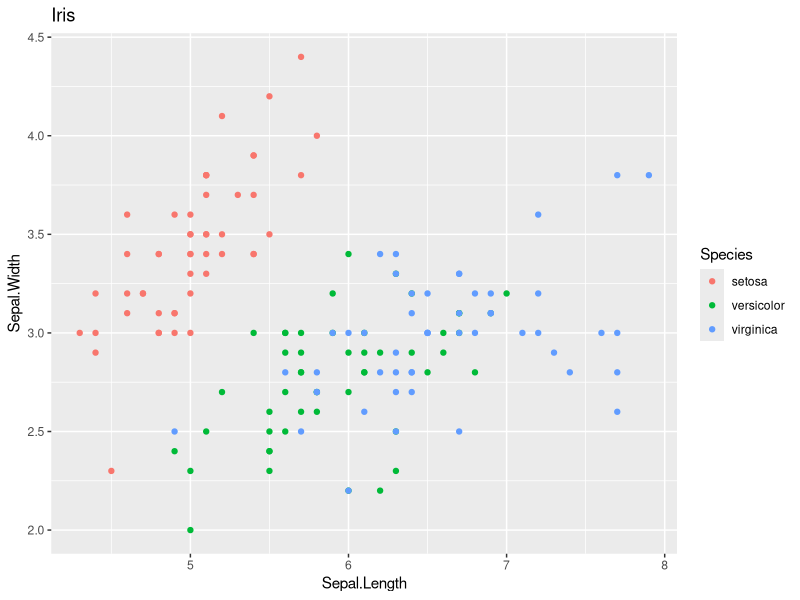
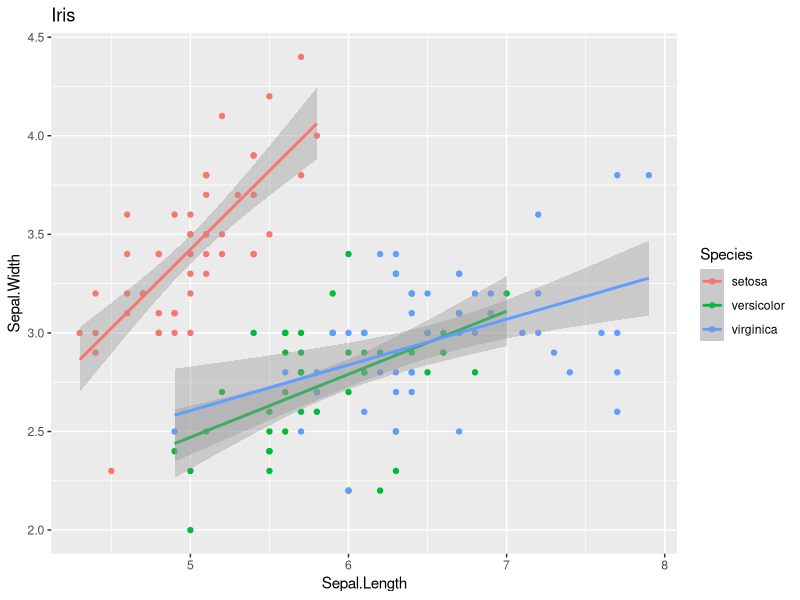
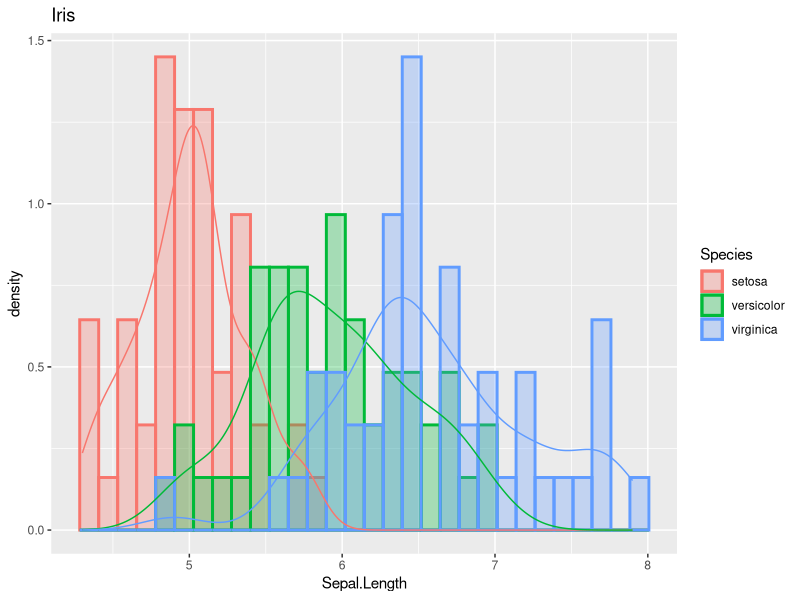
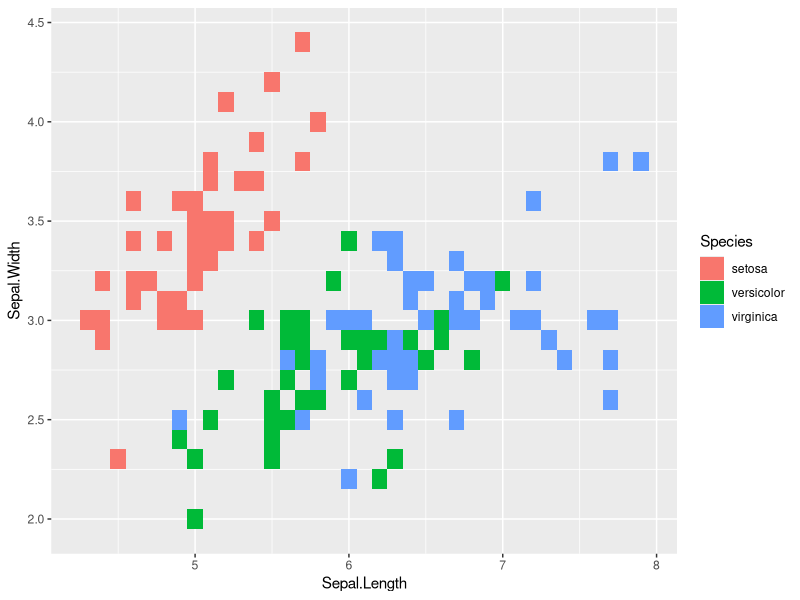
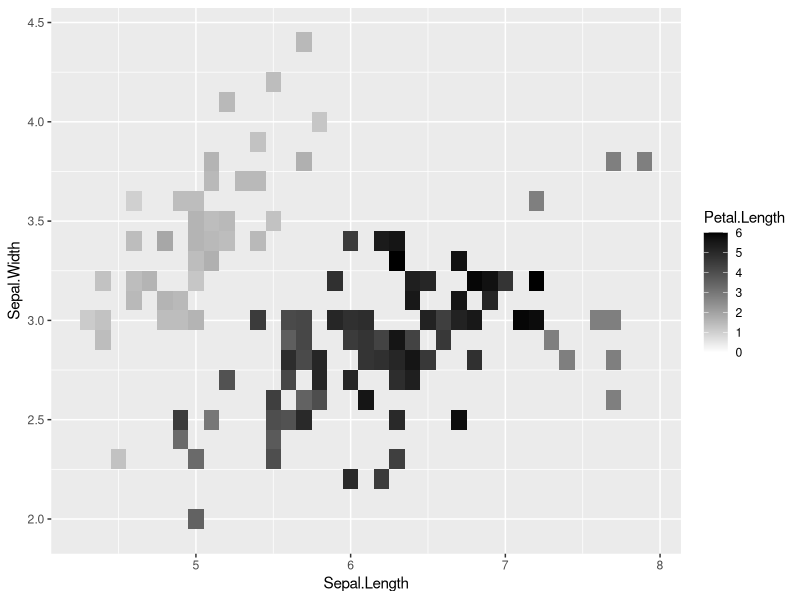
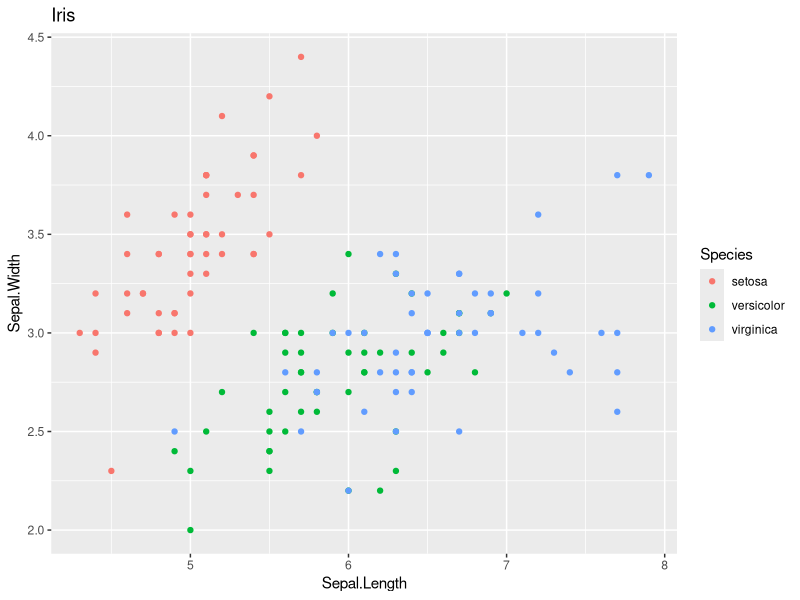
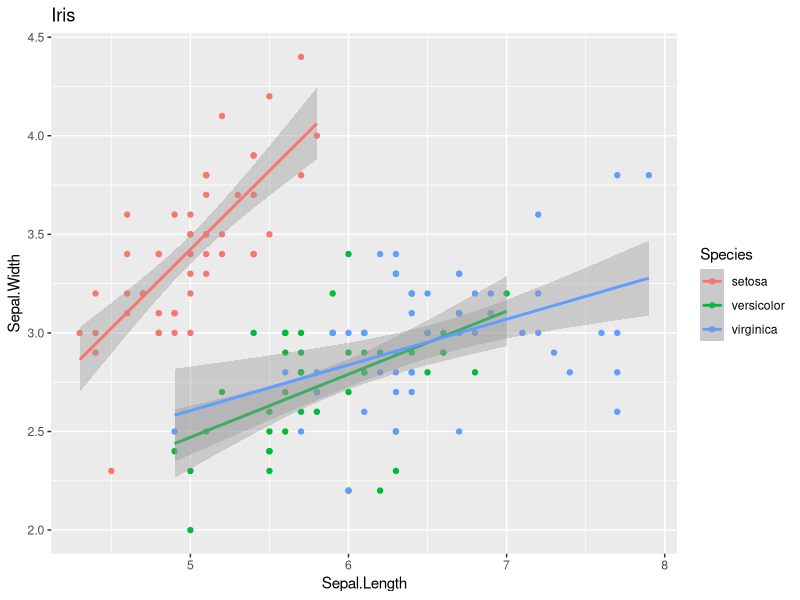
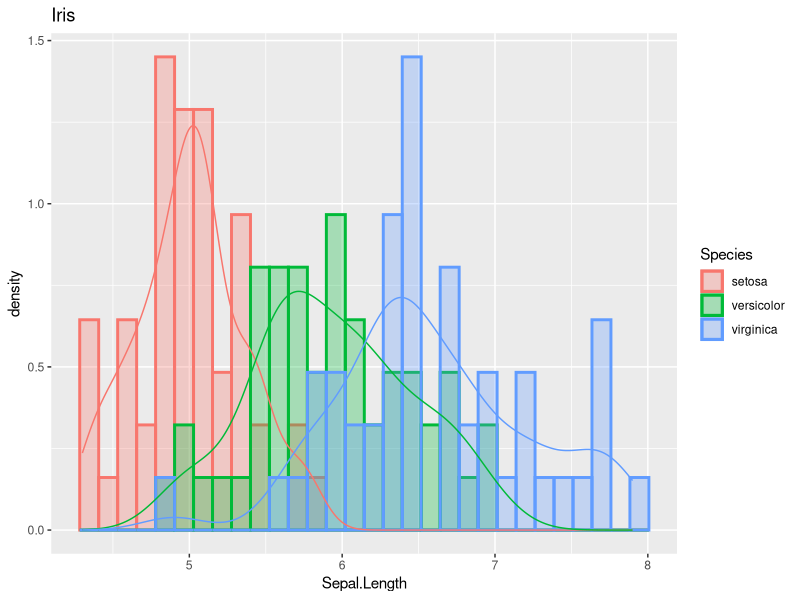

R code for these plots, in order:
require(ggplot2)

# change working directory
frame_files <- lapply(sys.frames(), function(x) x$ofile)
frame_files <- Filter(Negate(is.null), frame_files)
setwd(dirname(frame_files[[length(frame_files)]]))

d <- iris

p <- ggplot(
  d,
  aes(
      x = Sepal.Length,
      y = Sepal.Width,
      colour=Species
  )
)

# Hue
g <- p + geom_point() +
    labs(title="Iris", x="Sepal.Length", y="Sepal.Width") +
    scale_colour_hue()
    # scale_colour_gradient(low="cyan", high="magenta")
plot(g)
ggsave("img/iris-hue.png", g)

# Smoothing
g <- p + geom_point() +
    labs(title="Iris", x="Sepal.Length", y="Sepal.Width") +
    stat_smooth(method="lm")
plot(g)
ggsave("img/iris-smooth.png", g)

# Hist & density
p <- ggplot(
  d,
  aes(
      x = Sepal.Length,
      y = ..density..,
      fill = Species,
      colour = Species
  )
)

g <- p + geom_histogram(alpha=0.3, position="identity", size=1) +
      labs(title="Iris", x="Sepal.Length") +
      geom_density(alpha=0)
plot(g)
ggsave("img/iris-hist.png", g)

# Tile
p <- ggplot(
  d,
  aes(
    x = Sepal.Length,
    y = Sepal.Width,
  )
)

g <- p + geom_tile(aes(fill=Species))
plot(g)
ggsave("img/iris-tile.png", g)

# Tile
g <- qplot(Sepal.Length, Sepal.Width, fill=Petal.Length, data=d, geom="tile") +
    scale_fill_gradient(limits=c(0, 6), low="white", high="black")
plot(g)
ggsave("img/iris-tile-qplot.png", g)
